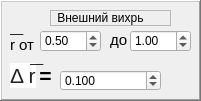
   <widget class="QFrame" name="frame_4">
    <property name="geometry">
     <rect>
      <x>250</x>
      <y>30</y>
      <width>201</width>
      <height>101</height>
     </rect>
    </property>
    <property name="frameShape">
     <enum>QFrame::WinPanel</enum>
    </property>
    <property name="frameShadow">
     <enum>QFrame::Raised</enum>
    </property>
    <widget class="QLabel" name="lbl_15">
     <property name="geometry">
      <rect>
       <x>10</x>
       <y>30</y>
       <width>41</width>
       <height>31</height>
      </rect>
     </property>
     <property name="text">
      <string>&lt;html&gt;&lt;head/&gt;&lt;body&gt;&lt;p&gt;&lt;span style=&quot; font-size:11pt;&quot;&gt;r от&lt;/span&gt;&lt;/p&gt;&lt;/body&gt;&lt;/html&gt;</string>
     </property>
    </widget>
    <widget class="QDoubleSpinBox" name="dblSpinBox_9">
     <property name="geometry">
      <rect>
       <x>40</x>
       <y>30</y>
       <width>61</width>
       <height>22</height>
      </rect>
     </property>
     <property name="wrapping">
      <bool>true</bool>
     </property>
     <property name="decimals">
      <number>2</number>
     </property>
     <property name="minimum">
      <double>0.500000000000000</double>
     </property>
     <property name="maximum">
      <double>2.000000000000000</double>
     </property>
     <property name="singleStep">
      <double>0.005000000000000</double>
     </property>
     <property name="value">
      <double>0.500000000000000</double>
     </property>
    </widget>
    <widget class="QLabel" name="lbl_16">
     <property name="geometry">
      <rect>
       <x>110</x>
       <y>30</y>
       <width>21</width>
       <height>21</height>
      </rect>
     </property>
     <property name="text">
      <string>&lt;html&gt;&lt;head/&gt;&lt;body&gt;&lt;p&gt;&lt;span style=&quot; font-size:11pt;&quot;&gt;до&lt;/span&gt;&lt;/p&gt;&lt;/body&gt;&lt;/html&gt;</string>
     </property>
    </widget>
    <widget class="QDoubleSpinBox" name="dblSpinBox_10">
     <property name="geometry">
      <rect>
       <x>130</x>
       <y>30</y>
       <width>61</width>
       <height>22</height>
      </rect>
     </property>
     <property name="wrapping">
      <bool>true</bool>
     </property>
     <property name="decimals">
      <number>2</number>
     </property>
     <property name="minimum">
      <double>0.000000000000000</double>
     </property>
     <property name="maximum">
      <double>2.000000000000000</double>
     </property>
     <property name="singleStep">
      <double>0.005000000000000</double>
     </property>
     <property name="value">
      <double>1.000000000000000</double>
     </property>
    </widget>
    <widget class="QLabel" name="lbl_17">
     <property name="geometry">
      <rect>
       <x>10</x>
       <y>60</y>
       <width>81</width>
       <height>31</height>
      </rect>
     </property>
     <property name="text">
      <string>&lt;!DOCTYPE HTML PUBLIC &quot;-//W3C//DTD HTML 4.0//EN&quot; &quot;http://www.w3.org/TR/REC-html40/strict.dtd&quot;&gt;
&lt;html&gt;&lt;head&gt;&lt;meta name=&quot;qrichtext&quot; content=&quot;1&quot; /&gt;&lt;style type=&quot;text/css&quot;&gt;
p, li { white-space: pre-wrap; }
&lt;/style&gt;&lt;/head&gt;&lt;body style=&quot; font-family:'MS Shell Dlg 2'; font-size:8pt; font-weight:400; font-style:normal;&quot;&gt;
&lt;p style=&quot; margin-top:12px; margin-bottom:12px; margin-left:0px; margin-right:0px; -qt-block-indent:0; text-indent:0px;&quot;&gt;&lt;span style=&quot; font-family:'arial,sans-serif'; font-size:16pt; color:#222222; background-color:#ffffff;&quot;&gt;Δ r&lt;/span&gt;&lt;span style=&quot; font-family:'Times New Roman,serif'; font-size:16pt; vertical-align:sub;&quot;&gt; &lt;/span&gt;&lt;span style=&quot; font-family:'Times New Roman,serif'; font-size:16pt; font-weight:600;&quot;&gt;=&lt;/span&gt;&lt;/p&gt;&lt;/body&gt;&lt;/html&gt;</string>
     </property>
    </widget>
    <widget class="QDoubleSpinBox" name="dblSpinBox_11">
     <property name="geometry">
      <rect>
       <x>60</x>
       <y>70</y>
       <width>101</width>
       <height>21</height>
      </rect>
     </property>
     <property name="wrapping">
      <bool>true</bool>
     </property>
     <property name="decimals">
      <number>3</number>
     </property>
     <property name="minimum">
      <double>0.000000000000000</double>
     </property>
     <property name="maximum">
      <double>1.000000000000000</double>
     </property>
     <property name="singleStep">
      <double>0.005000000000000</double>
     </property>
     <property name="value">
      <double>0.100000000000000</double>
     </property>
    </widget>
    <widget class="QLabel" name="label">
     <property name="geometry">
      <rect>
       <x>50</x>
       <y>10</y>
       <width>121</width>
       <height>16</height>
      </rect>
     </property>
     <property name="frameShape">
      <enum>QFrame::StyledPanel</enum>
     </property>
     <property name="text">
      <string> Внешний вихрь</string>
     </property>
     <property name="wordWrap">
      <bool>false</bool>
     </property>
    </widget>
    <widget class="QLabel" name="label_2">
     <property name="geometry">
      <rect>
       <x>10</x>
       <y>20</y>
       <width>16</width>
       <height>16</height>
      </rect>
     </property>
     <property name="text">
      <string>__</string>
     </property>
    </widget>
    <widget class="QLabel" name="label_3">
     <property name="geometry">
      <rect>
       <x>30</x>
       <y>50</y>
       <width>16</width>
       <height>16</height>
      </rect>
     </property>
     <property name="text">
      <string>__</string>
     </property>
    </widget>
   </widget>
